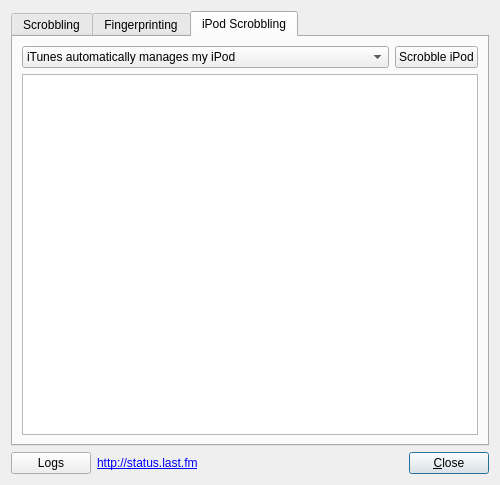
<?xml version="1.0" encoding="UTF-8"?>
<ui version="4.0">
 <class>DiagnosticsDialog</class>
 <widget class="QDialog" name="DiagnosticsDialog">
  <property name="geometry">
   <rect>
    <x>0</x>
    <y>0</y>
    <width>500</width>
    <height>485</height>
   </rect>
  </property>
  <property name="windowTitle">
   <string>Diagnostics</string>
  </property>
  <layout class="QVBoxLayout">
   <item>
    <widget class="QTabWidget" name="tabs">
     <property name="minimumSize">
      <size>
       <width>0</width>
       <height>0</height>
      </size>
     </property>
     <property name="autoFillBackground">
      <bool>false</bool>
     </property>
     <property name="currentIndex">
      <number>2</number>
     </property>
     <widget class="QWidget" name="subs_tab">
      <attribute name="title">
       <string>Scrobbling</string>
      </attribute>
      <layout class="QVBoxLayout" name="verticalLayout">
       <property name="spacing">
        <number>5</number>
       </property>
       <item>
        <layout class="QHBoxLayout">
         <property name="spacing">
          <number>-1</number>
         </property>
         <item>
          <widget class="StatusLight" name="subs_light" native="true">
           <property name="sizePolicy">
            <sizepolicy hsizetype="Maximum" vsizetype="Maximum">
             <horstretch>0</horstretch>
             <verstretch>0</verstretch>
            </sizepolicy>
           </property>
          </widget>
         </item>
         <item>
          <widget class="QLabel" name="subs_status">
           <property name="toolTip">
            <string>This is an easter egg!</string>
           </property>
           <property name="text">
            <string/>
           </property>
          </widget>
         </item>
         <item>
          <spacer>
           <property name="orientation">
            <enum>Qt::Horizontal</enum>
           </property>
           <property name="sizeHint" stdset="0">
            <size>
             <width>20</width>
             <height>2</height>
            </size>
           </property>
          </spacer>
         </item>
         <item>
          <widget class="QLabel" name="subs_cache_count">
           <property name="enabled">
            <bool>false</bool>
           </property>
           <property name="text">
            <string/>
           </property>
          </widget>
         </item>
        </layout>
       </item>
       <item>
        <widget class="QTreeWidget" name="cached">
         <property name="sizePolicy">
          <sizepolicy hsizetype="Expanding" vsizetype="Expanding">
           <horstretch>0</horstretch>
           <verstretch>0</verstretch>
          </sizepolicy>
         </property>
         <property name="rootIsDecorated">
          <bool>false</bool>
         </property>
         <property name="uniformRowHeights">
          <bool>true</bool>
         </property>
         <property name="itemsExpandable">
          <bool>false</bool>
         </property>
         <property name="allColumnsShowFocus">
          <bool>true</bool>
         </property>
         <property name="columnCount">
          <number>3</number>
         </property>
         <column>
          <property name="text">
           <string>Artist</string>
          </property>
         </column>
         <column>
          <property name="text">
           <string>Track</string>
          </property>
         </column>
         <column>
          <property name="text">
           <string>Album</string>
          </property>
         </column>
        </widget>
       </item>
      </layout>
     </widget>
     <widget class="QWidget" name="fingerprintingTab">
      <attribute name="title">
       <string>Fingerprinting</string>
      </attribute>
      <layout class="QVBoxLayout" name="verticalLayout_2">
       <item>
        <widget class="QLabel" name="fingerprints_title">
         <property name="font">
          <font>
           <weight>75</weight>
           <bold>true</bold>
          </font>
         </property>
         <property name="text">
          <string>Recently Fingerprinted Tracks</string>
         </property>
        </widget>
       </item>
       <item>
        <widget class="QTreeWidget" name="fingerprints">
         <property name="sizePolicy">
          <sizepolicy hsizetype="Expanding" vsizetype="Expanding">
           <horstretch>0</horstretch>
           <verstretch>0</verstretch>
          </sizepolicy>
         </property>
         <property name="rootIsDecorated">
          <bool>false</bool>
         </property>
         <property name="uniformRowHeights">
          <bool>true</bool>
         </property>
         <property name="itemsExpandable">
          <bool>false</bool>
         </property>
         <property name="allColumnsShowFocus">
          <bool>true</bool>
         </property>
         <property name="columnCount">
          <number>3</number>
         </property>
         <column>
          <property name="text">
           <string>Artist</string>
          </property>
         </column>
         <column>
          <property name="text">
           <string>Track</string>
          </property>
         </column>
         <column>
          <property name="text">
           <string>Album</string>
          </property>
         </column>
        </widget>
       </item>
      </layout>
     </widget>
     <widget class="QWidget" name="iPodTab">
      <attribute name="title">
       <string>iPod Scrobbling</string>
      </attribute>
      <layout class="QVBoxLayout">
       <item>
        <layout class="QHBoxLayout">
         <item>
          <widget class="QComboBox" name="ipod_type">
           <property name="sizePolicy">
            <sizepolicy hsizetype="Expanding" vsizetype="Fixed">
             <horstretch>0</horstretch>
             <verstretch>0</verstretch>
            </sizepolicy>
           </property>
           <item>
            <property name="text">
             <string>iTunes automatically manages my iPod</string>
            </property>
           </item>
           <item>
            <property name="text">
             <string>I manually manage my iPod</string>
            </property>
           </item>
          </widget>
         </item>
         <item>
          <widget class="QPushButton" name="ipod_scrobble_button">
           <property name="text">
            <string>Scrobble iPod</string>
           </property>
           <property name="autoRepeatDelay">
            <number>300</number>
           </property>
          </widget>
         </item>
        </layout>
       </item>
       <item>
        <widget class="QPlainTextEdit" name="ipod_log">
         <property name="font">
          <font>
           <family>Courier New</family>
          </font>
         </property>
         <property name="readOnly">
          <bool>true</bool>
         </property>
         <property name="maximumBlockCount">
          <number>0</number>
         </property>
        </widget>
       </item>
      </layout>
     </widget>
    </widget>
   </item>
   <item>
    <layout class="QHBoxLayout">
     <item>
      <widget class="QPushButton" name="logs_button">
       <property name="text">
        <string>Logs</string>
       </property>
       <property name="autoDefault">
        <bool>false</bool>
       </property>
      </widget>
     </item>
     <item>
      <widget class="QLabel" name="label">
       <property name="text">
        <string>&lt;a href='http://status.last.fm'&gt;http://status.last.fm&lt;/a&gt;</string>
       </property>
       <property name="textFormat">
        <enum>Qt::RichText</enum>
       </property>
       <property name="openExternalLinks">
        <bool>true</bool>
       </property>
      </widget>
     </item>
     <item>
      <spacer>
       <property name="orientation">
        <enum>Qt::Horizontal</enum>
       </property>
       <property name="sizeType">
        <enum>QSizePolicy::Expanding</enum>
       </property>
       <property name="sizeHint" stdset="0">
        <size>
         <width>0</width>
         <height>0</height>
        </size>
       </property>
      </spacer>
     </item>
     <item>
      <widget class="QPushButton" name="close_button">
       <property name="text">
        <string>&amp;Close</string>
       </property>
       <property name="default">
        <bool>true</bool>
       </property>
      </widget>
     </item>
    </layout>
   </item>
  </layout>
 </widget>
 <customwidgets>
  <customwidget>
   <class>StatusLight</class>
   <extends>QWidget</extends>
   <header>lib/unicorn/widgets/StatusLight.h</header>
   <container>1</container>
  </customwidget>
 </customwidgets>
 <resources/>
 <connections>
  <connection>
   <sender>close_button</sender>
   <signal>clicked()</signal>
   <receiver>DiagnosticsDialog</receiver>
   <slot>accept()</slot>
   <hints>
    <hint type="sourcelabel">
     <x>471</x>
     <y>476</y>
    </hint>
    <hint type="destinationlabel">
     <x>502</x>
     <y>336</y>
    </hint>
   </hints>
  </connection>
 </connections>
</ui>
